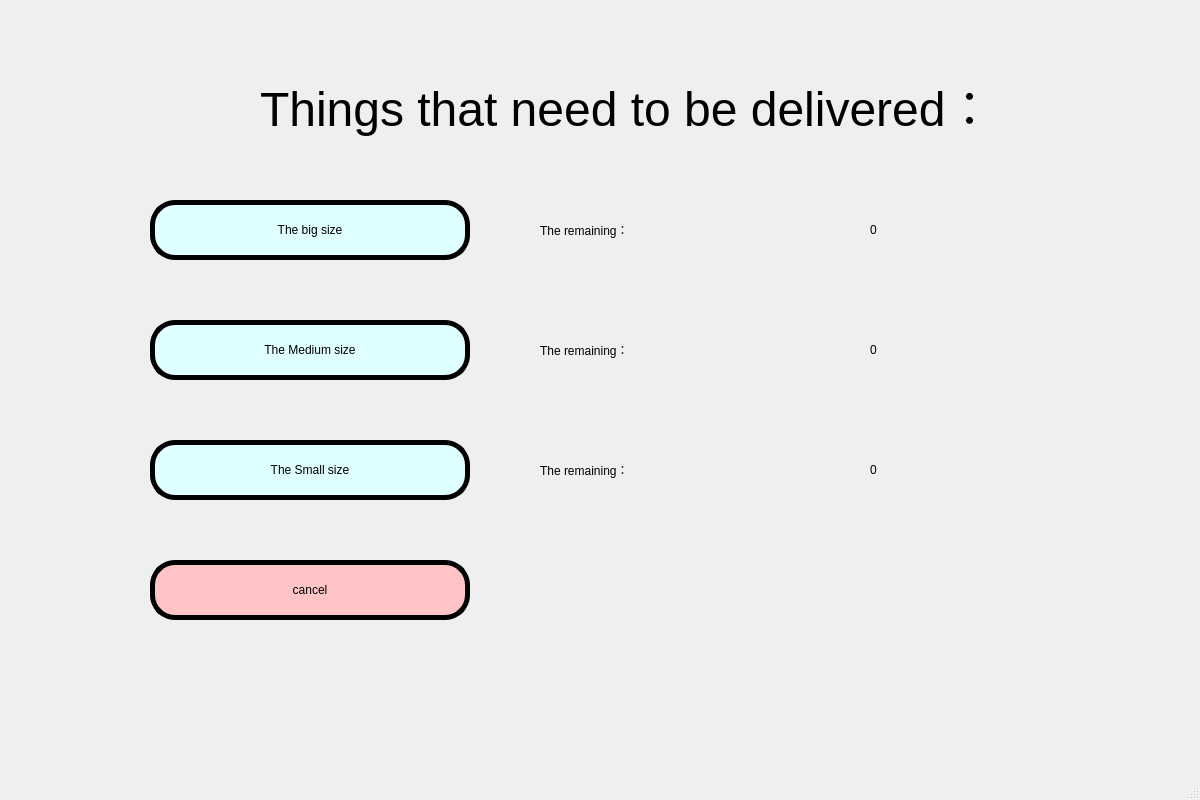
<?xml version="1.0" encoding="UTF-8"?>
<ui version="4.0">
 <class>collect_win_one</class>
 <widget class="QMainWindow" name="collect_win_one">
  <property name="geometry">
   <rect>
    <x>0</x>
    <y>0</y>
    <width>1200</width>
    <height>800</height>
   </rect>
  </property>
  <property name="windowTitle">
   <string>MainWindow</string>
  </property>
  <property name="styleSheet">
   <string notr="true">QWidget#centralwidget {
border-image: url(:/register/背景1.jpg)
}
</string>
  </property>
  <widget class="QWidget" name="centralwidget">
   <widget class="QLabel" name="label_7">
    <property name="geometry">
     <rect>
      <x>260</x>
      <y>70</y>
      <width>831</width>
      <height>71</height>
     </rect>
    </property>
    <property name="styleSheet">
     <string notr="true">font: 40pt &quot;Baskerville Old Face&quot;;</string>
    </property>
    <property name="text">
     <string>&lt;html&gt;&lt;head/&gt;&lt;body&gt;&lt;p&gt;&lt;span style=&quot; font-size:36pt;&quot;&gt;Things that need to be delivered：&lt;/span&gt;&lt;/p&gt;&lt;/body&gt;&lt;/html&gt;</string>
    </property>
   </widget>
   <widget class="QPushButton" name="pushButton_4">
    <property name="geometry">
     <rect>
      <x>150</x>
      <y>560</y>
      <width>320</width>
      <height>60</height>
     </rect>
    </property>
    <property name="styleSheet">
     <string notr="true">QPushButton{
   border-radius: 25px;
   background-color:rgb(255, 196, 197);
   border:5px solid rgb(0, 0, 0);
   font: 20pt &quot;Showcard Gothic&quot;;
}</string>
    </property>
    <property name="text">
     <string>cancel</string>
    </property>
   </widget>
   <widget class="QPushButton" name="pushButton">
    <property name="geometry">
     <rect>
      <x>150</x>
      <y>200</y>
      <width>320</width>
      <height>60</height>
     </rect>
    </property>
    <property name="styleSheet">
     <string notr="true">QPushButton{
   border-radius: 25px;
   background-color:rgb(222, 254, 255);
   border:5px solid rgb(0, 0, 0);
   font: 20pt &quot;Showcard Gothic&quot;;
}</string>
    </property>
    <property name="text">
     <string>The big size</string>
    </property>
   </widget>
   <widget class="QLabel" name="label_3">
    <property name="geometry">
     <rect>
      <x>540</x>
      <y>440</y>
      <width>320</width>
      <height>60</height>
     </rect>
    </property>
    <property name="styleSheet">
     <string notr="true">font: 25pt &quot;Baskerville Old Face&quot;;</string>
    </property>
    <property name="text">
     <string>The remaining：</string>
    </property>
   </widget>
   <widget class="QLabel" name="label_2">
    <property name="geometry">
     <rect>
      <x>540</x>
      <y>320</y>
      <width>320</width>
      <height>60</height>
     </rect>
    </property>
    <property name="styleSheet">
     <string notr="true">font: 25pt &quot;Baskerville Old Face&quot;;</string>
    </property>
    <property name="text">
     <string>The remaining：</string>
    </property>
   </widget>
   <widget class="QPushButton" name="pushButton_2">
    <property name="geometry">
     <rect>
      <x>150</x>
      <y>320</y>
      <width>320</width>
      <height>60</height>
     </rect>
    </property>
    <property name="styleSheet">
     <string notr="true">QPushButton{
   border-radius: 25px;
   background-color:rgb(222, 254, 255);
   border:5px solid rgb(0, 0, 0);
   font: 20pt &quot;Showcard Gothic&quot;;
}</string>
    </property>
    <property name="text">
     <string>The Medium size</string>
    </property>
   </widget>
   <widget class="QPushButton" name="pushButton_3">
    <property name="geometry">
     <rect>
      <x>150</x>
      <y>440</y>
      <width>320</width>
      <height>60</height>
     </rect>
    </property>
    <property name="styleSheet">
     <string notr="true">QPushButton{
   border-radius: 25px;
   background-color:rgb(222, 254, 255);
   border:5px solid rgb(0, 0, 0);
   font: 20pt &quot;Showcard Gothic&quot;;
}</string>
    </property>
    <property name="text">
     <string>The Small size</string>
    </property>
   </widget>
   <widget class="QLabel" name="label">
    <property name="geometry">
     <rect>
      <x>540</x>
      <y>200</y>
      <width>281</width>
      <height>60</height>
     </rect>
    </property>
    <property name="styleSheet">
     <string notr="true">font: 25pt &quot;Baskerville Old Face&quot;;</string>
    </property>
    <property name="text">
     <string>The remaining：</string>
    </property>
   </widget>
   <widget class="QLabel" name="big_box_lab">
    <property name="geometry">
     <rect>
      <x>870</x>
      <y>200</y>
      <width>70</width>
      <height>60</height>
     </rect>
    </property>
    <property name="styleSheet">
     <string notr="true">font: 25pt &quot;Baskerville Old Face&quot;;</string>
    </property>
    <property name="text">
     <string>0</string>
    </property>
   </widget>
   <widget class="QLabel" name="med_box_lab">
    <property name="geometry">
     <rect>
      <x>870</x>
      <y>320</y>
      <width>70</width>
      <height>60</height>
     </rect>
    </property>
    <property name="styleSheet">
     <string notr="true">font: 25pt &quot;Baskerville Old Face&quot;;</string>
    </property>
    <property name="text">
     <string>0</string>
    </property>
   </widget>
   <widget class="QLabel" name="small_box_lab">
    <property name="geometry">
     <rect>
      <x>870</x>
      <y>440</y>
      <width>70</width>
      <height>60</height>
     </rect>
    </property>
    <property name="styleSheet">
     <string notr="true">font: 25pt &quot;Baskerville Old Face&quot;;</string>
    </property>
    <property name="text">
     <string>0</string>
    </property>
   </widget>
  </widget>
  <widget class="QMenuBar" name="menubar">
   <property name="geometry">
    <rect>
     <x>0</x>
     <y>0</y>
     <width>1200</width>
     <height>26</height>
    </rect>
   </property>
  </widget>
  <widget class="QStatusBar" name="statusbar"/>
 </widget>
 <resources>
  <include location="images.qrc"/>
 </resources>
 <connections>
  <connection>
   <sender>pushButton_4</sender>
   <signal>clicked()</signal>
   <receiver>collect_win_one</receiver>
   <slot>turn_courier_win2()</slot>
   <hints>
    <hint type="sourcelabel">
     <x>432</x>
     <y>300</y>
    </hint>
    <hint type="destinationlabel">
     <x>303</x>
     <y>332</y>
    </hint>
   </hints>
  </connection>
  <connection>
   <sender>pushButton</sender>
   <signal>clicked()</signal>
   <receiver>collect_win_one</receiver>
   <slot>collect_big()</slot>
   <hints>
    <hint type="sourcelabel">
     <x>189</x>
     <y>155</y>
    </hint>
    <hint type="destinationlabel">
     <x>89</x>
     <y>106</y>
    </hint>
   </hints>
  </connection>
  <connection>
   <sender>pushButton_3</sender>
   <signal>clicked()</signal>
   <receiver>collect_win_one</receiver>
   <slot>collect_small()</slot>
   <hints>
    <hint type="sourcelabel">
     <x>211</x>
     <y>249</y>
    </hint>
    <hint type="destinationlabel">
     <x>116</x>
     <y>309</y>
    </hint>
   </hints>
  </connection>
  <connection>
   <sender>pushButton_2</sender>
   <signal>clicked()</signal>
   <receiver>collect_win_one</receiver>
   <slot>collect_med()</slot>
   <hints>
    <hint type="sourcelabel">
     <x>203</x>
     <y>202</y>
    </hint>
    <hint type="destinationlabel">
     <x>43</x>
     <y>216</y>
    </hint>
   </hints>
  </connection>
 </connections>
 <slots>
  <slot>collect_big()</slot>
  <slot>collect_med()</slot>
  <slot>collect_small()</slot>
  <slot>turn_courier_win2()</slot>
 </slots>
</ui>
